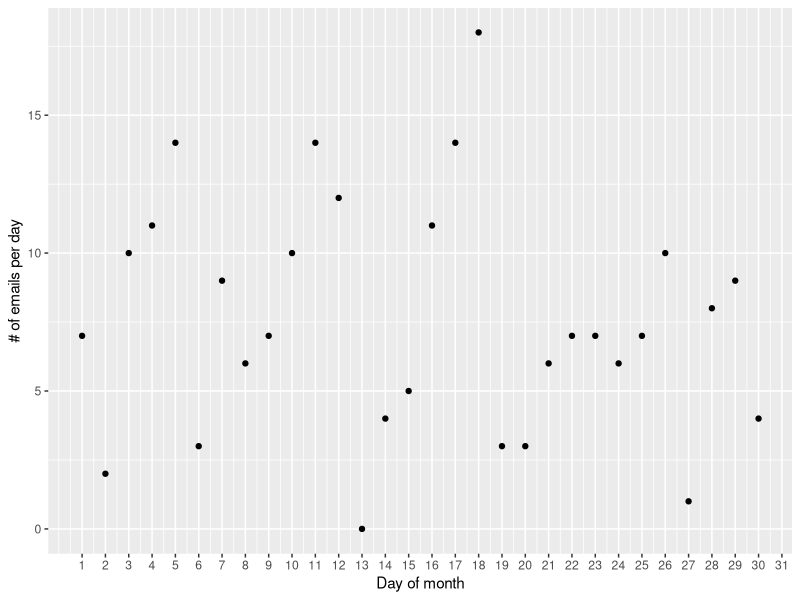
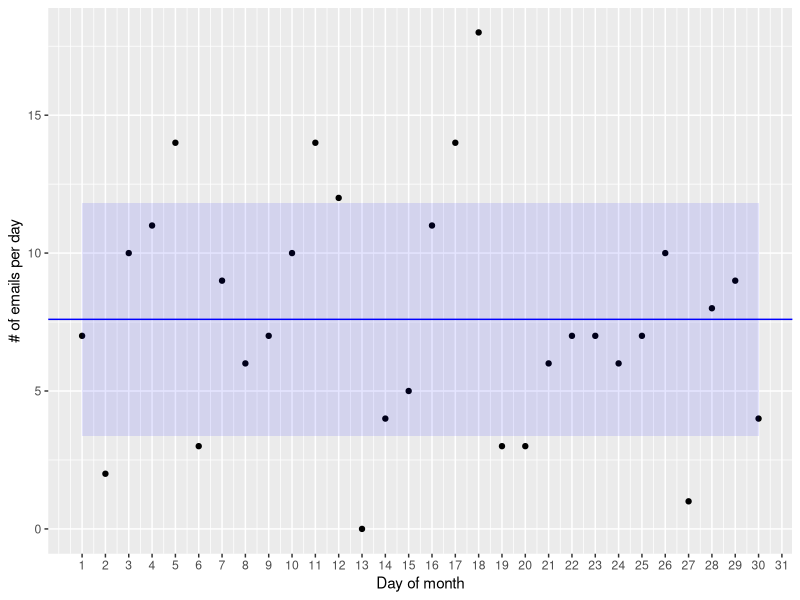
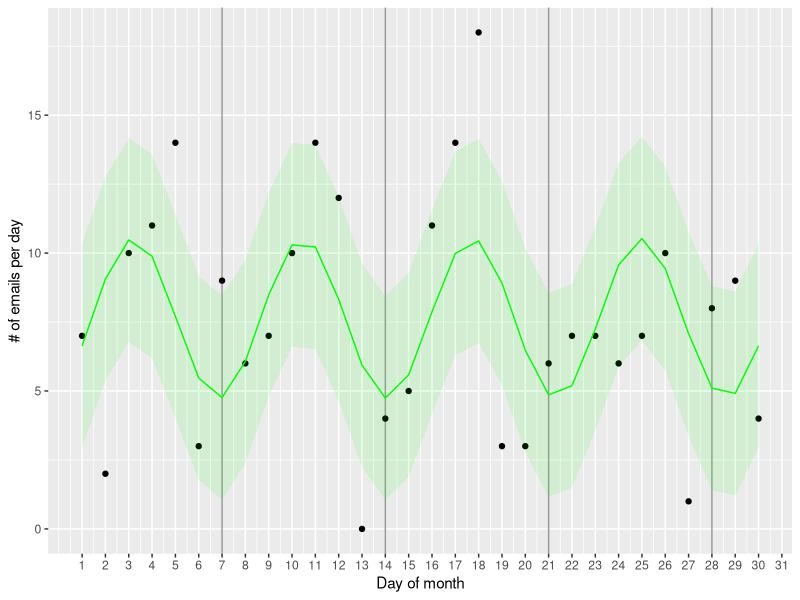
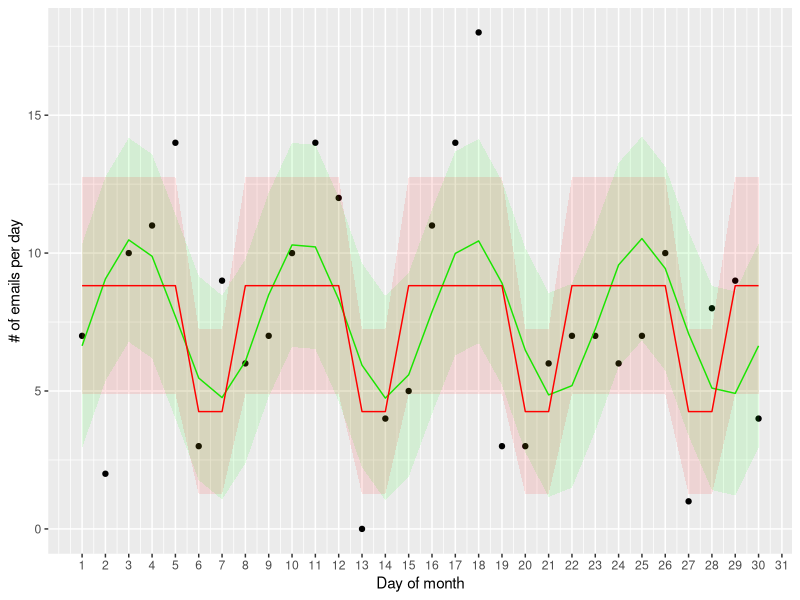
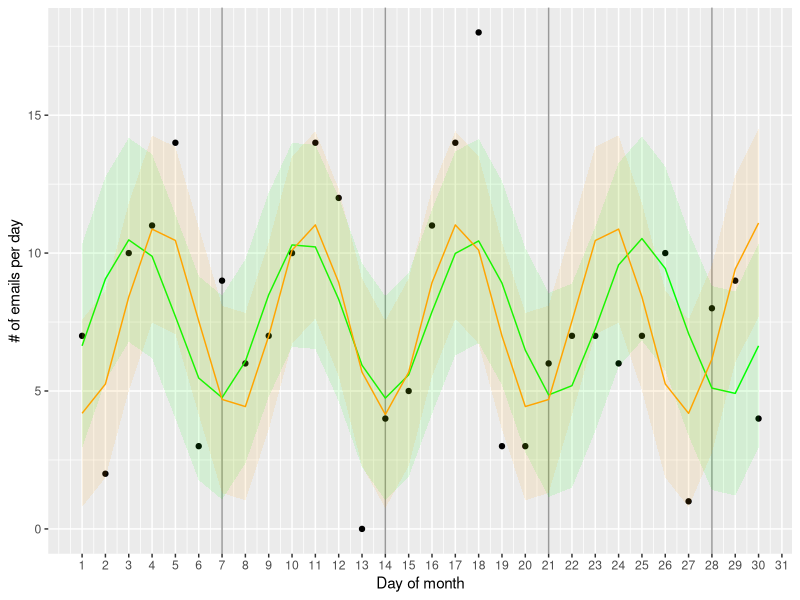

The R source for these figures, in order:
## ---- chunk 1
library(ggplot2)
## ---- chunk 2
### Load
dat <- read.csv("201810emailssent.csv")
names(dat) <- c("year", "month", "dom", "dow", "nemails")
### Preview
print(head(dat))
ggplot(data=dat) + geom_point(aes(x=dom, y=nemails)) + ylab("# of emails per day") + scale_x_continuous("Day of month", breaks=1:31)
## ---- chunk 3
emailsGaussian <- function(params, dat) {
  ### sanity checks
  if(is.logical(params) & all(!params)) return(10000000)
  ### define params and vars
  mu <- params[1]
  sigma2 <-  params[2]
  ### get a vector of probabilities and convert it to g-squared
  ps <- dnorm(dat$nemails, mean=mu, sd=sigma2^0.5)
  #print( params )
  #print( rbind( dat, ps) )
  #print()
  ### get gscore
  gscore <- -2*sum(log( ps ))
  ### sanity checks
  if (is.nan( gscore ))  return(10000000)
  if (is.infinite( gscore ))  return(10000000)
  return(gscore)
}
## ---- chunk 4
emailsGaussian(params=c(mu=0, sigma2=1), dat=dat)
emailsGaussian(params=c(mu=5, sigma2=1), dat=dat)
emailsGaussian(params=c(mu=7, sigma2=1), dat=dat) # ... closer ...
emailsGaussian(params=c(mu=8, sigma2=1), dat=dat)
emailsGaussian(params=c(mu=9, sigma2=1), dat=dat) # ... too far, back up behind 8 ...
emailsGaussian(params=c(mu=7.5, sigma2=1), dat=dat) # ... close enough for now. Now focus on the right variance ....
emailsGaussian(params=c(mu=7.5, sigma2=0.5), dat=dat) # ... um, OK, don't go smaller ...
emailsGaussian(params=c(mu=7.5, sigma2=0.5), dat=dat)
emailsGaussian(params=c(mu=7.5, sigma2=5), dat=dat) # ... bigger ...
emailsGaussian(params=c(mu=7.5, sigma2=10), dat=dat)
emailsGaussian(params=c(mu=7.5, sigma2=20), dat=dat)
emailsGaussian(params=c(mu=7.5, sigma2=30), dat=dat) # ... too far, back up ...
emailsGaussian(params=c(mu=7.5, sigma2=15), dat=dat) # stop here, for now.
## ---- chunk 5
fitgaus <- optim(c(mu=0, sigma2=1), emailsGaussian, dat=dat)
## ---- chunk 6
fitgaus$value # pretty close to the 7.5 and 15 that we found ...
fitgaus$par # ... but just a smidge better.
mean(dat$nemails) # Close! The me optim found was Just 0.0011 off from this.
## ---- chunk 7
gausmu <- fitgaus$par["mu"] #extract the mean
gauslow <- (gausmu - fitgaus$par["sigma2"]^0.5) #illustrate the first standard deviation windoww
gaushigh <- (gausmu + fitgaus$par["sigma2"]^0.5)
ggplot(data=dat) + geom_point(aes(x=dom, y=nemails)) + ylab("# of emails per day") + scale_x_continuous("Day of month", breaks=1:31) +
     geom_hline(yintercept=gausmu, color="blue") + geom_ribbon(aes(x=dom, ymin=gauslow, ymax=gaushigh), fill="blue", alpha=0.1) #best Gaussian theory
## ---- chunk 8
emailsPeriodic <- function(params, dat) {
  ### sanity checks
  if(is.logical(params) & all(!params)) return(10000000)
  ### define params and vars
  intercept <-  params[1]
  amplitude <- params[2]
  phase <- params[3]
  sigma2 <-  params[4]
  means <- intercept + amplitude * sin( phase + 4 * seq(from=0, to=2*pi, length.out=nrow(dat)) )
  ### get a vector of probabilities and convert it to g-squared
  ps <- dnorm(dat$nemails, mean=means, sd=sigma2^0.5)
  #print( params )
  #print( rbind( dat, ps) )
  #print()
  ### get gscore
  gscore <- -2*sum(log( ps ))
  ### sanity checks
  if (is.nan( gscore ))  return(10000000)
  if (is.infinite( gscore ))  return(10000000)
  return(gscore)
}
## ---- chunk 9
fitperiod <- optim(c(intercept=0, amplitude=1, phase=3.5, sigma2=1), emailsPeriodic, dat=dat)
fitperiod$value
## ---- chunk 10
### nonnested model comparison
n <- nrow(dat)
bic <- list()
bic$gaus <- fitgaus$value + log(n)*2 ### turn deviance into BIC
bic$prd <- fitperiod$value + log(n)*4
# Bayes Facgtor ~ exp( (BIC_1 - BIC_0)/2 )
exp( (bic$gaus - bic$prd) / 2 ) ### compute Bayes Factor
## ---- chunk 11
fp <- fitperiod$par
dat$modPrd <- fp["intercept"] + fp["amplitude"] * sin( fp["phase"] + 4 * seq(from=0, to=2*pi, length.out=nrow(dat)) )
dat$modPrd_l <- dat$modPrd - fp['sigma2']^0.5
dat$modPrd_h <- dat$modPrd + fp['sigma2']^0.5
ggplot(data=dat) + geom_point(aes(x=dom, y=nemails)) + ylab("# of emails per day") + scale_x_continuous("Day of month", breaks=1:31) +
    geom_vline(xintercept=c(7,14,21,28), alpha=0.4) +
     geom_line(aes(x=dom, y=modPrd), color="green") + geom_ribbon(aes(x=dom, ymin=modPrd_l, ymax=modPrd_h), fill="green", alpha=0.1)  #periodic
## ---- chunk 12
emailsGaussianWeekends <- function(params, dat) {
  ### sanity checks
  if(is.logical(params) & all(!params)) return(10000000)
  ### define params and vars
  mu1 <- params[1]
  sigma21 <-  params[2]
  mu2 <- params[3]
  sigma22 <-  params[4]
  ## filter data into two types
  dat_week <- subset(dat, dow %in% c(2:6))
  dat_weekend <- subset(dat, dow %in% c(1,7))
  ### get a vector of probabilities and convert it to g-squared
  ps1 <- dnorm(dat_week$nemails, mean=mu1, sd=sigma21^0.5)
  ps2 <- dnorm(dat_weekend$nemails, mean=mu2, sd=sigma22^0.5)
  ps <- c(ps1, ps2)
  #print( params )
  #print( rbind( dat, ps) )
  #print()
  ### get gscore
  gscore <- -2*sum(log( ps ))
  ### sanity checks
  if (is.nan( gscore ))  return(10000000)
  if (is.infinite( gscore ))  return(10000000)
  return(gscore)
}
fitwknd <- optim(c(mu1=0, sigma21=1, mu2=0, sigma22=1), emailsGaussianWeekends, dat=dat)
fitwknd$value
fitwknd$par

dat$modWknd <- ifelse(dat$dow %in% 2:6, fitwknd$par["mu1"], fitwknd$par["mu2"] )
dat$modWknd_l <- ifelse(dat$dow %in% 2:6, dat$modWknd - fitwknd$par["sigma21"]^0.5,  dat$modWknd - fitwknd$par["sigma22"]^0.5)
dat$modWknd_h <- ifelse(dat$dow %in% 2:6, dat$modWknd + fitwknd$par["sigma21"]^0.5,  dat$modWknd + fitwknd$par["sigma22"]^0.5)
ggplot(data=dat) + geom_point(aes(x=dom, y=nemails)) + ylab("# of emails per day") + scale_x_continuous("Day of month", breaks=1:31) +
     geom_line(aes(x=dom, y=modPrd), color="green") + geom_ribbon(aes(x=dom, ymin=modPrd_l, ymax=modPrd_h), fill="green", alpha=0.1) + #periodic
     geom_line(aes(x=dom, y=modWknd), color="red") + geom_ribbon(aes(x=dom, ymin=modWknd_l, ymax=modWknd_h), fill="red", alpha=0.1)  #two lines
## ---- chunk 13
emailsGaussianWeekends_red <- function(params, dat) {
  ### sanity checks
  if(is.logical(params) & all(!params)) return(10000000)
  ### define params and vars
  mu1 <- params[1]
  mu2 <- params[2]
  sigma2 <-  params[3]
  ## filter data into two types
  dat_week <- subset(dat, dow %in% c(2:6))
  dat_weekend <- subset(dat, dow %in% c(1,7))
  ### get a vector of probabilities and convert it to g-squared
  ps1 <- dnorm(dat_week$nemails, mean=mu1, sd=sigma2^0.5)
  ps2 <- dnorm(dat_weekend$nemails, mean=mu2, sd=sigma2^0.5)
  ps <- c(ps1, ps2)
  ### get gscore
  gscore <- -2*sum(log( ps ))
  ### sanity checks
  if (is.nan( gscore ))  return(10000000)
  if (is.infinite( gscore ))  return(10000000)
  return(gscore)
}
## ---- chunk 14
fitwknd_red <- optim(c(mu1=0, mu2=0, sigma2=1), emailsGaussianWeekends_red, dat=dat)
fitwknd_red$par
fitwknd_red$value
### nested model comparison
### from https://kevintshoemaker.github.io/NRES-746/LECTURE8.html
deviance <- fitwknd_red$value - fitwknd$value
deviance >= qchisq(0.95,1) ### test, 1 df because one paramter difference
1-pchisq(deviance,1) ###p-value
## ---- chunk 15
deviance <- fitgaus$value - fitwknd_red$value
deviance >= qchisq(0.95,1) ### test, 1 df because one paramter difference
1-pchisq(deviance,1) ###p-value
## ---- chunk 16
pgenGauss <- function() {
    return( c( mu=runif(1, -20, 20), sigma2=runif(1, -10^2, 10^2)) )
}
pgenGauss3 <- function() {
    return( c( mu1=runif(1, -20, 20), mu2=runif(1, -20, 20), sigma2=runif(1, -10^2, 10^2)) )
}
pgenGauss4 <- function() {
    return( c( mu1=runif(1, -20, 20), mu1=runif(1, -10^2, 10^2), sigma21=runif(1, -20, 20), sigma22=runif(1, -10^2, 10^2)) )
}
pgenPeriod <- function() {
    ### intercept, amplitude, phase, sigma, frequency?
    return( c( intercept=runif(1,-20, 20), amplitude=runif(1, -10, 10), phase=runif(1, 0, 7), sigma2=runif(1, -10^2, 10^2)) )
}
## ---- chunk 17
### many runs of optim
noptim <- function(n, parf, fn, dat) {
    fits <- lapply(1:n, function(x) optim(par=parf(), fn=fn, dat=dat ) )
    #print(table(sapply(fits, function(x) x$value)))
    fit <- fits[[ which.min( sapply(fits, function(x) x$value)) ]]
    return( fit) 
}
## ---- chunk 18
nruns <- 500
fitgaus <- noptim(n=nruns, pgenGauss, emailsGaussian, dat=dat)
fitgaus$value
fitgaus$par
fitwknd <- noptim(n=nruns, pgenGauss3, emailsGaussianWeekends_red, dat=dat)
fitwknd_red <- noptim(n=nruns, pgenGauss4, emailsGaussianWeekends, dat=dat)
fitwknd$value
fitwknd$par
fitwknd_red$value
fitwknd_red$par
fitperiod <- noptim(n=nruns, pgenPeriod, emailsPeriodic, dat=dat)
fitperiod$value
fitperiod$par
## ---- chunk 19
emailsPeriodic_full <- function(params, dat) {
  ### sanity checks
  if(is.logical(params) & all(!params)) return(10000000)
  ### define params and vars
  intercept <-  params[1]
  amplitude <- params[2]
  phase <- params[3]
  frequency <- params[4]
  sigma2 <-  params[5]
  means <- intercept + amplitude * sin( phase + frequency * seq(from=0, to=2*pi, length.out=nrow(dat)) )
  ### get a vector of probabilities and convert it to g-squared
  ps <- dnorm(dat$nemails, mean=means, sd=sigma2^0.5)
  ### get gscore
  gscore <- -2*sum(log( ps ))
  ### sanity checks
  if (is.nan( gscore ))  return(10000000)
  if (is.infinite( gscore ))  return(10000000)
  return(gscore)
}
pgenPeriod5 <- function() {
    ### intercept, amplitude, phase, sigma, frequency?
    return( c( intercept=runif(1,-20, 20), amplitude=runif(1, -10, 10), phase=runif(1, 0, 7), frequency=runif(1, 1, 30), sigma2=runif(1, -10^2, 10^2)) )
}
## ---- chunk 20
fitperiod_full <- optim(c(intercept=0, amplitude=1, phase=3.5, sigma2=1, frequency=4), emailsPeriodic_full, dat=dat)
fitperiod_full$par
fitperiod_full$value
fitperiod_full <- noptim(n=nruns, pgenPeriod5, emailsPeriodic_full, dat=dat)
fitperiod_full$par
fitperiod_full$value
## ---- chunk 21
deviance <- fitperiod$value - fitperiod_full$value
deviance >= qchisq(0.95,1) ### test, 1 df because one paramter difference
1-pchisq(deviance,1) ###p-value
## ---- chunk 22
fpf <- fitperiod_full$par
dat$modPrdf <- fpf["intercept"] + fpf["amplitude"] * sin( fpf["phase"] + fpf["frequency"]  * seq(from=0, to=2*pi, length.out=nrow(dat)) )
dat$modPrdf_l <- dat$modPrdf - fpf['sigma2']^0.5
dat$modPrdf_h <- dat$modPrdf + fpf['sigma2']^0.5
ggplot(data=dat) + geom_point(aes(x=dom, y=nemails)) + ylab("# of emails per day") + scale_x_continuous("Day of month", breaks=1:31) +
     geom_vline(xintercept=c(7,14,21,28), alpha=0.4) +
     geom_line(aes(x=dom, y=modPrd), color="green") + geom_ribbon(aes(x=dom, ymin=modPrd_l, ymax=modPrd_h), fill="green", alpha=0.1) +  #periodic
     geom_line(aes(x=dom, y=modPrdf), color="orange") + geom_ribbon(aes(x=dom, ymin=modPrdf_l, ymax=modPrdf_h), fill="orange", alpha=0.1)  #periodic
